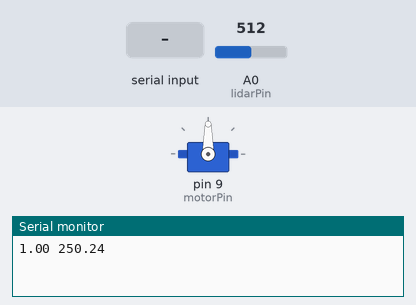
Bench run of a sketch on a simulated Arduino Uno, built with avr-gcc and run on an emulated ATmega328P. Shown: servo, the last lines printed to the serial monitor. The inputs (shaded band) are chosen by the test bench; at power-on: A0 (lidarPin) = 512.

Above: at 1.2 s.
1.3 s: "SPEED\n" received over Serial
At 1.9 s:
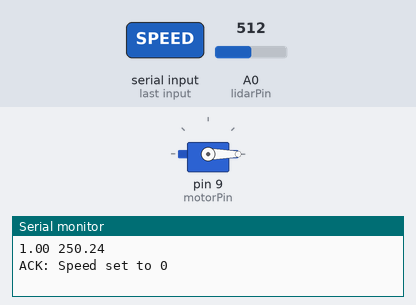
2.8 s: "90,45\n" received over Serial
Timing chart, 0 to 5.8 s (numbered marks = the images above; inputs shaded):
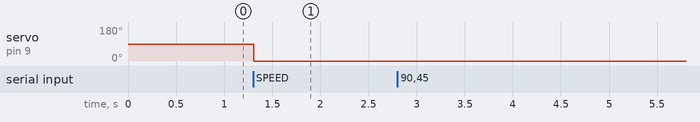

The sketch:

SoltaneArduino.ino
```cpp
#include <Servo.h> // motor driver library

// Constants and Variables
Servo motor;               // Servo object for motor control (modify if using a motor driver)
const int motorPin = 9;    // PWM pin for motor control
const int lidarPin = A0;   // Example pin for Lidar sensor input
unsigned long lastSendTime = 0;  // To track when to send data
const int sendInterval = 1000;   // Interval for sending data (milliseconds)

// Setup Function
void setup() {
  Serial.begin(9600);       // Initialize serial communication
  motor.attach(motorPin);   // Attach motor to the PWM pin

  // Initialize Lidar sensor + other peripherals if required
  pinMode(lidarPin, INPUT);
}

// Main Loop
void loop() {
  // Handle incoming commands
  if (Serial.available() > 0) {
    String command = Serial.readStringUntil('\n');  // Read the incoming command
    command.trim(); // Remove whitespace or newline
    processCommand(command);
  }

  // Periodically send sensor data
  unsigned long currentTime = millis();
  if (currentTime - lastSendTime >= sendInterval) {
    lastSendTime = currentTime;
    sendSensorData();
  }
}

// Function to Process Incoming Commands
// Speed change command formatted as follows: "SPEED {value}\n"
void processCommand(String command) {
  if (command.startsWith("SPEED")) {
    int speed = command.substring(6).toInt();      // Extract speed value
    speed = constrain(speed, 0, 100);             // Ensure speed is within 0-100%
    setMotorSpeed(speed);                         // Adjust motor speed
    Serial.println("ACK: Speed set to " + String(speed));
  } else {
    Serial.println("ERROR: Unknown Command");
  }
}

// Function to Set Motor Speed
void setMotorSpeed(int speed) {
  int pwmValue = map(speed, 0, 100, 0, 180);       // Convert 0-100% to 0-180 for servo (or 0-255 for PWM motors)
  motor.write(pwmValue);                           // Update motor speed
}

// Function to Send Sensor Data
void sendSensorData() {
  // Replace with actual Lidar sensor data reading
  int lidarValue = analogRead(lidarPin);           // Example Lidar reading
  float distance = (lidarValue / 1023.0) * 500.0;  // Example conversion to distance in cm

  // Send data as <time> <distance>
  unsigned long currentTime = millis();
  Serial.print(currentTime / 1000.0, 2);           // Time in seconds with 2 decimal places
  Serial.print(" ");
  Serial.println(distance, 2);                     // Distance with 2 decimal places
}
```

Measured:
- after the input at 1.3 s, servo on pin 9 (motorPin): 90° → 0° at once
